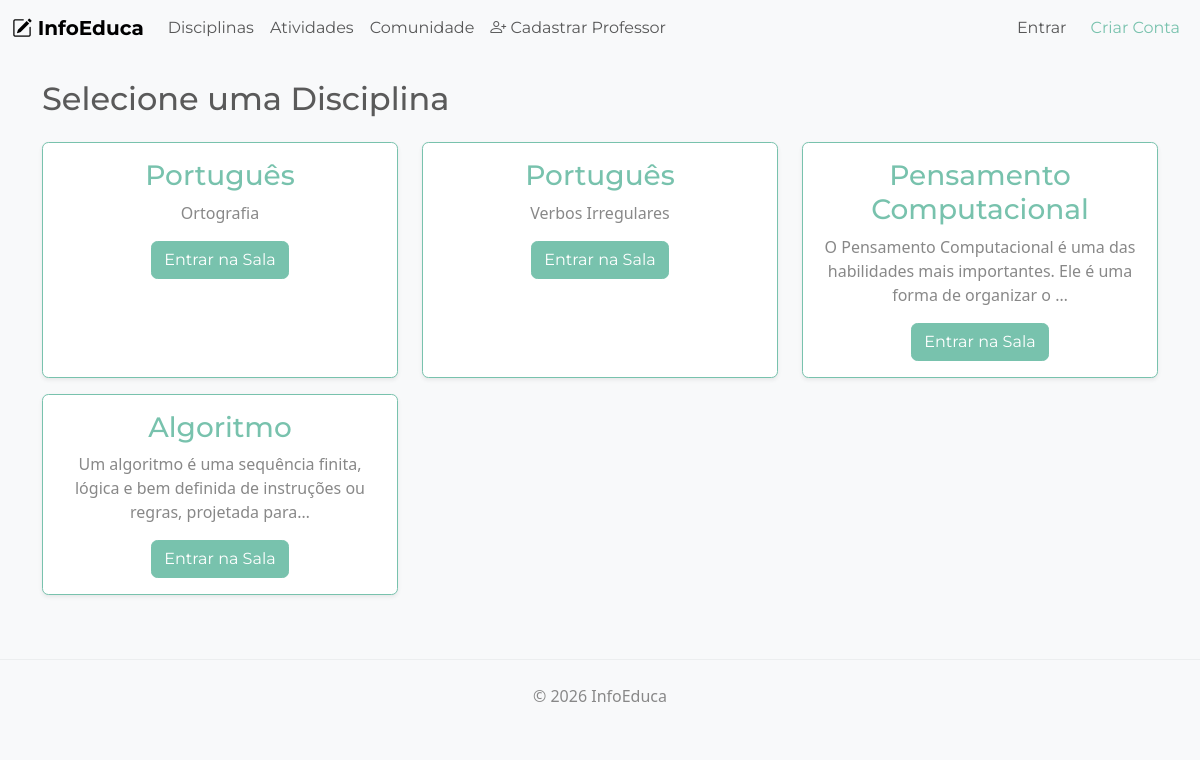
The app's page /disciplinas/ with its own data.
### apps/disciplinas/models.py (models this page shows, shortened)
class Disciplina(models.Model):
    nome = models.CharField(max_length=100, verbose_name="Nome da Disciplina")
    descricao = models.TextField(verbose_name="Descrição", blank=True)
    data_criacao = models.DateTimeField(auto_now_add=True, verbose_name="Criado em")
    class Meta:
        verbose_name = "Disciplina"
        verbose_name_plural = "Disciplinas"

### apps/disciplinas/views.py (the view)
# urls.py: path('', views.lista_disciplinas, name='lista_disciplinas'),
def lista_disciplinas(request):
    disciplinas = Disciplina.objects.all()
    return render(request, 'disciplinas/lista.html', {'disciplinas': disciplinas})

### templates/disciplinas/lista.html
{% extends "base.html" %}
{% block content %}
<h2 class="mb-4">Selecione uma Disciplina</h2>
<div class="row">
    {% for disciplina in disciplinas %}
    <div class="col-md-4 mb-3">
        <div class="card h-100 shadow-sm border-primary">
            <div class="card-body text-center">
                <h3 class="card-title text-primary">{{ disciplina.nome }}</h3>
                <p class="card-text">{{ disciplina.descricao|truncatechars:100 }}</p>
                <a href="{% url 'disciplinas:detalhe_disciplina' disciplina.id %}" class="btn btn-primary">
                    Entrar na Sala
                </a>
            </div>
        </div>
    </div>
    {% endfor %}
</div>
{% endblock %}

### static/css/style.css (style rules this page uses)
body { background-color: #f8f9fa; }

### records on screen
Disciplina: nome "Português", descricao "Ortografia"
Disciplina: nome "Português", descricao "Verbos Irregulares"
Disciplina: nome "Pensamento Computacional", descricao "O Pensamento Computacional é uma das habilidades mais importantes. Ele é uma forma de organizar o …"
Disciplina: nome "Algoritmo", descricao "Um algoritmo é uma sequência finita, lógica e bem definida de instruções ou regras, projetada para…"
